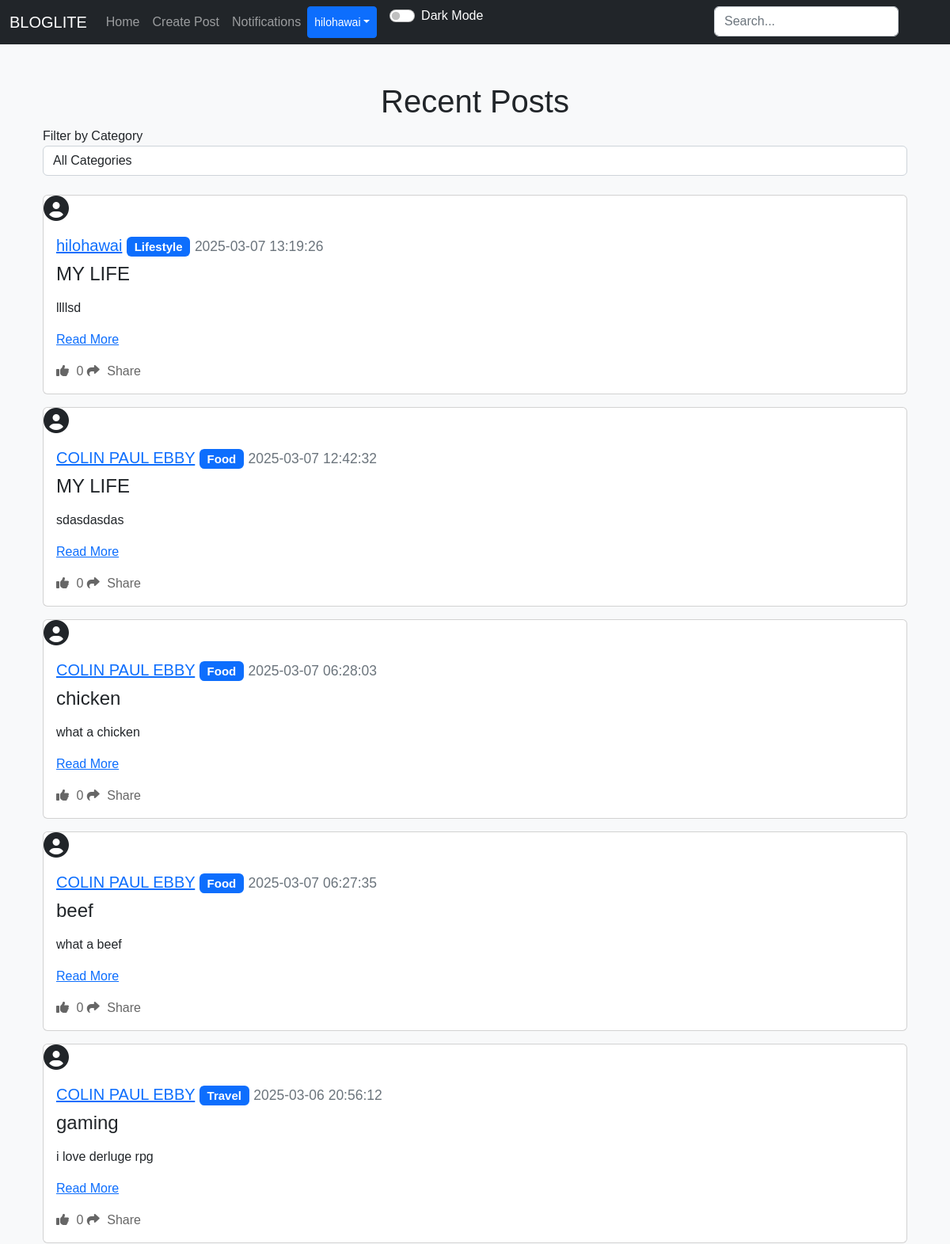
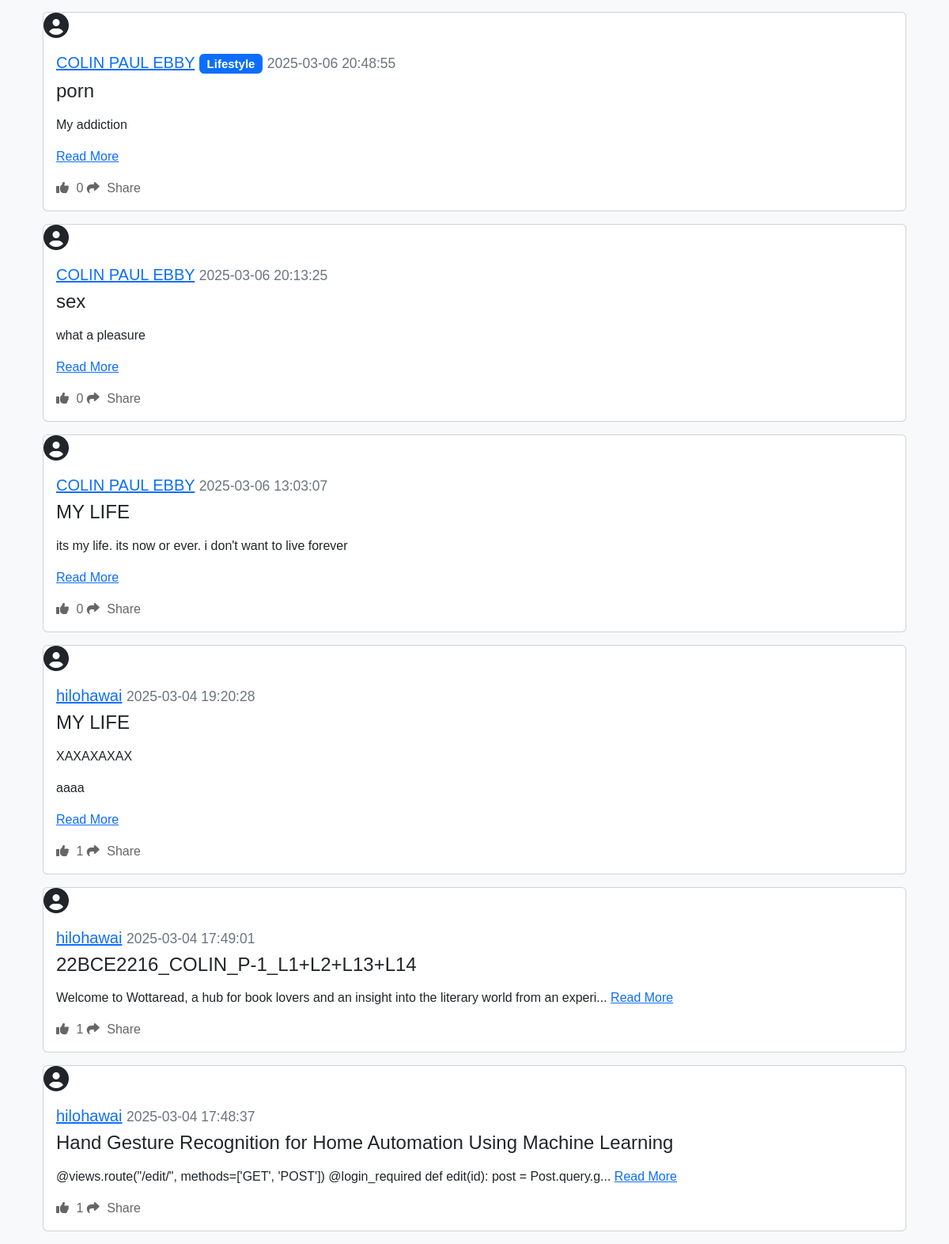
Screenshot of /home (signed in) with the database file from the repository (2 pictures, top to bottom).
### applicaton/models.py (models this page shows)
class User(db.Model, UserMixin):
    id = db.Column(db.Integer, primary_key=True)
    email = db.Column(db.String(150), unique=True)
    username = db.Column(db.String(150), unique=True)
    password = db.Column(db.String(150))
    date_created = db.Column(db.DateTime(timezone=True), default=func.now())
    profile_picture = db.Column(db.String(150), nullable=True)
    posts = db.relationship("Post", backref="user", cascade="all, delete")
    comments = db.relationship("Comment", backref="user", cascade="all, delete")
    likes = db.relationship("Like", backref="user", cascade="all, delete")
    followers = db.relationship("Follower", foreign_keys=[Follower.user_id], backref="followed_user", lazy="dynamic")
    following = db.relationship("Follower", foreign_keys=[Follower.follower_id], backref="follower", lazy="dynamic")
    notifications = db.relationship("Notification", backref="user", cascade="all, delete", lazy="dynamic")

class Post(db.Model):
    id = db.Column(db.Integer, primary_key=True)
    title = db.Column(db.String(150), nullable=False)  # Add title field
    text = db.Column(db.Text, nullable=False)
    date_created = db.Column(db.DateTime(timezone=True), default=func.now())
    author = db.Column(db.Integer, db.ForeignKey('user.id'), nullable=False)
    category_id = db.Column(db.Integer, db.ForeignKey('category.id'), nullable=True)
    comments = db.relationship("Comment", backref="post", cascade="all, delete")
    likes = db.relationship("Like", backref="post", cascade="all, delete")

class Category(db.Model):
    id = db.Column(db.Integer, primary_key=True)
    name = db.Column(db.String(50), unique=True, nullable=False)
    posts = db.relationship("Post", backref="category", cascade="all, delete")

### applicaton/views.py (the view, shortened to what this page needs)
@views.route("/")
@views.route("/home")
@login_required
def home():
    logging.basicConfig(level=logging.DEBUG)
    logger = logging.getLogger(__name__)
    category_id = request.args.get('category_id')
    logger.debug(f"Received category_id: {category_id}")
    query = Post.query
    posts = query.order_by(Post.date_created.desc()).all()
    logger.debug(f"Filtered posts count: {len(posts)}")
    for post in posts:
        logger.debug(f"Post - ID: {post.id}, Title: {post.title}, Category ID: {post.category_id}")
    categories = Category.query.all()
    logger.debug(f"Categories available: {[category.name for category in categories]}")
    return render_template("home.html", user=current_user, posts=posts, categories=categories)

### applicaton/templates/home.html (shortened to what this page needs)
{% extends "nav.html" %}
{% block content %}
<div class="container mt-5">
    <h1 align="center">Recent Posts</h1>
    <form method="GET" action="{{ url_for('views.home') }}" id="categoryFilterForm">
        <div class="form-group">
            <label for="category_id">Filter by Category</label>
            <select name="category_id" id="category_id" class="form-control">
                <option value="">All Categories</option>
            </select>
        </div>
    </form>
    <br />
    {% for post in posts %}
        <div class="card mb-3">
            <div class="profile-pic-container mr-3">
                {% if post.user.profile_picture %}
                    <img src="{{ url_for('static', filename='uploads/' + post.user.profile_picture) }}" alt="Profile Picture" class="profile-pic">
                {% else %}
                    <i class="fas fa-user-circle fa-2x"></i>
                {% endif %}
            </div>
            <div class="card-body">
                <h5 class="card-title">
                    <a href="{{ url_for('views.post', username=post.user.username) }}">{{ post.user.username }}</a>
                    {% if post.category %}
                        <span class="badge bg-primary">{{ post.category.name }}</span>
                    {% endif %}
                    <small class="text-muted">{{ post.date_created }}</small>
                </h5>
                <h4>{{ post.title }}</h4>
                <p class="card-text">
                    {% if post.text|length > 100 %}
                        {{ post.text[:100] | safe }}... <a href="{{ url_for('views.view_post', id=post.id) }}">Read More</a>
                    {% else %}
                        {{ post.text | safe }} <a href="{{ url_for('views.view_post', id=post.id) }}">Read More</a>
                    {% endif %}
                </p>
                <div>
                    <a href="#" class="like-btn" data-post-id="{{ post.id }}">
                        <i class="fas fa-thumbs-up"></i> <span class="like-count">{{ post.likes|length }}</span>
                    </a>
                    <a href="#" class="share-btn ml-3" data-post-id="{{ post.id }}" data-bs-toggle="modal" data-bs-target="#shareModal">
                        <i class="fas fa-share"></i> Share
                    </a>
                </div>
            </div>
        </div>
    {% endfor %}
</div>
{% endblock %}

### applicaton/templates/nav.html (shortened to what this page needs)
<!DOCTYPE html>
<html lang="en">
<head>
  <link href="https://cdn.jsdelivr.net/npm/bootstrap@5.2.3/dist/css/bootstrap.min.css" rel="stylesheet">
  <link rel="stylesheet" href="https://code.jquery.com/ui/1.12.1/themes/base/jquery-ui.css">
  <link rel="stylesheet" href="{{ url_for('static', filename='style.css') }}">
</head>
<body>
  <nav class="navbar navbar-expand-lg navbar-dark bg-dark">
    <div class="container-fluid">
      <a class="navbar-brand" href="/home">BLOGLITE</a>
      <div class="collapse navbar-collapse" id="navbar">
        <div class="navbar-nav">
          <a class="nav-item nav-link" href="/home">Home</a>
          {% if user.is_authenticated %}
            <a class="nav-item nav-link" href="/create-post">Create Post</a>
            <a class="nav-item nav-link" href="/notifications">Notifications</a>
            <div style="position: absolute; right: 57px;">
              <form action="{{ url_for('views.search') }}" method="POST" class="d-flex" role="search">
                <input type="search" placeholder="Search..." name="query" class="form-control me-2" id="search-input">
              </form>
            </div>
            <div class="btn-group">
              <button type="button" class="btn btn-sm btn-primary dropdown-toggle" data-bs-toggle="dropdown">{{ user.username }}</button>
            </div>
          {% else %}
            <a class="nav-item nav-link" href="/login">Login</a>
            <a class="nav-item nav-link" href="/sign-up">Sign Up</a>
          {% endif %}
          <div class="form-check form-switch ms-3">
            <input class="form-check-input" type="checkbox" id="darkModeToggle" onclick="toggleDarkMode()">
            <label class="form-check-label text-white" for="darkModeToggle">Dark Mode</label>
          </div>
        </div>
      </div>
    </div>
  </nav>
  <div class="container">{% block content %}{% endblock %}</div>
</body>
</html>

### applicaton/static/style.css (style rules this page uses)
body { background-color: #f8f9fa; font-family: Arial, sans-serif; }
.profile-pic-container { display: inline-block; vertical-align: middle; margin-right: 10px; }
.like-btn { color: #666; text-decoration: none; transition: color 0.3s ease; }
.like-btn i { margin-right: 5px; }
.share-btn { color: #666; text-decoration: none; transition: color 0.3s ease; }
.share-btn i { margin-right: 5px; }

### rows the page displays
User: username "hilohawai"
Post: user.username "hilohawai", category.name "Lifestyle", date_created "2025-03-07 13:19:26", title "MY LIFE", text "llllsd", likes|length "0"
Post: user.username "COLIN PAUL EBBY", category.name "Food", date_created "2025-03-07 12:42:32", title "MY LIFE", text "sdasdasdas", likes|length "0"
Post: user.username "COLIN PAUL EBBY", category.name "Food", date_created "2025-03-07 06:28:03", title "chicken", text "what a chicken", likes|length "0"
Post: user.username "COLIN PAUL EBBY", category.name "Food", date_created "2025-03-07 06:27:35", title "beef", text "what a beef", likes|length "0"
Post: user.username "COLIN PAUL EBBY", category.name "Travel", date_created "2025-03-06 20:56:12", title "gaming", text "i love derluge rpg", likes|length "0"
Post: user.username "COLIN PAUL EBBY", category.name "Lifestyle", date_created "2025-03-06 20:48:55", title "porn", text "My addiction", likes|length "0"
Post: user.username "COLIN PAUL EBBY", date_created "2025-03-06 20:13:25", title "sex", text "what a pleasure", likes|length "0"
Post: user.username "COLIN PAUL EBBY", date_created "2025-03-06 13:03:07", title "MY LIFE", text "its my life. its now or ever. i don't want to live forever", likes|length "0"
Post: user.username "hilohawai", date_created "2025-03-04 19:20:28", title "MY LIFE", text "XAXAXAXAX aaaa", likes|length "1"
Post: user.username "hilohawai", date_created "2025-03-04 17:49:01", title "22BCE2216_COLIN_P-1_L1+L2+L13+L14", text "Welcome to Wottaread, a hub for book lovers and an insight into the literary world from an experi", likes|length "1"
Post: user.username "hilohawai", date_created "2025-03-04 17:48:37", title "Hand Gesture Recognition for Home Automation Using Machine Learning", text "@views.route(\"/edit/\", methods=['GET', 'POST']) @login_required def edit(id): post = Post.query.g", likes|length "1"
